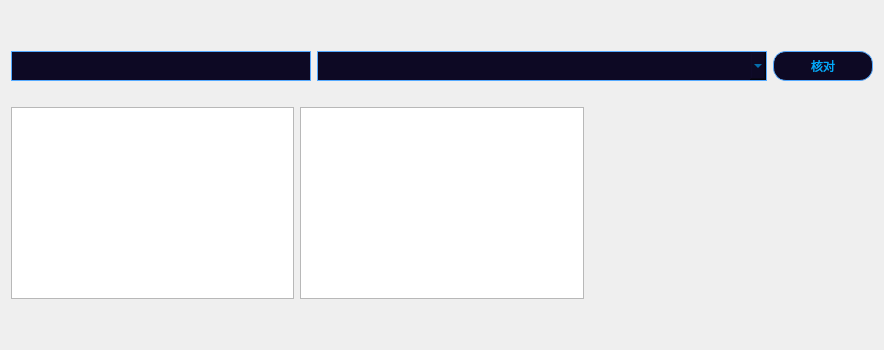
         <widget class="QWidget" name="home_page">
          <layout class="QVBoxLayout" name="verticalLayout_3">
           <item>
            <spacer name="verticalSpacer_4">
             <property name="orientation">
              <enum>Qt::Vertical</enum>
             </property>
             <property name="sizeType">
              <enum>QSizePolicy::Fixed</enum>
             </property>
             <property name="sizeHint" stdset="0">
              <size>
               <width>20</width>
               <height>40</height>
              </size>
             </property>
            </spacer>
           </item>
           <item>
            <layout class="QHBoxLayout" name="horizontalLayout_10">
             <item>
              <widget class="QLineEdit" name="keys_le">
               <property name="sizePolicy">
                <sizepolicy hsizetype="Expanding" vsizetype="Minimum">
                 <horstretch>0</horstretch>
                 <verstretch>0</verstretch>
                </sizepolicy>
               </property>
               <property name="minimumSize">
                <size>
                 <width>300</width>
                 <height>30</height>
                </size>
               </property>
               <property name="styleSheet">
                <string notr="true">QLineEdit {
	border: 1px solid rgb(85, 170, 255);
	background-color: rgb(13, 9, 36);
	color: rgb(0, 170, 255);
}



</string>
               </property>
              </widget>
             </item>
             <item>
              <widget class="QComboBox" name="house_names_cb">
               <property name="sizePolicy">
                <sizepolicy hsizetype="Minimum" vsizetype="Minimum">
                 <horstretch>0</horstretch>
                 <verstretch>0</verstretch>
                </sizepolicy>
               </property>
               <property name="minimumSize">
                <size>
                 <width>450</width>
                 <height>30</height>
                </size>
               </property>
               <property name="styleSheet">
                <string notr="true">QComboBox{
	border: 1px solid rgb(85, 170, 255);
	background-color: rgb(13, 9, 36);
	color: rgb(0, 170, 255);
}
QComboBox QAbstractItemView {
        color: rgb(0, 170, 255);  /* 下拉项文本颜色 */
 }
QComboBox QAbstractItemView::item:hover {
        color: rgb(7, 255, 119); 
}</string>
               </property>
              </widget>
             </item>
             <item>
              <widget class="QPushButton" name="search_percent_bt">
               <property name="sizePolicy">
                <sizepolicy hsizetype="Minimum" vsizetype="Minimum">
                 <horstretch>0</horstretch>
                 <verstretch>0</verstretch>
                </sizepolicy>
               </property>
               <property name="minimumSize">
                <size>
                 <width>100</width>
                 <height>30</height>
                </size>
               </property>
               <property name="styleSheet">
                <string notr="true">QPushButton {
	border: 1px solid rgb(85, 170, 255);
	background-color: rgb(13, 9, 36);
	border-radius: 13;
	color: rgb(0, 170, 255);
}

QPushButton:hover {
	background-color: rgb(85, 0, 255);
	color: rgb(7, 255, 119);
}

QPushButton:pressed {
	background-color: rgb(0, 0, 0);
}</string>
               </property>
               <property name="text">
                <string>核对</string>
               </property>
              </widget>
             </item>
            </layout>
           </item>
           <item>
            <spacer name="verticalSpacer_6">
             <property name="orientation">
              <enum>Qt::Vertical</enum>
             </property>
             <property name="sizeType">
              <enum>QSizePolicy::Fixed</enum>
             </property>
             <property name="sizeHint" stdset="0">
              <size>
               <width>20</width>
               <height>20</height>
              </size>
             </property>
            </spacer>
           </item>
           <item>
            <layout class="QHBoxLayout" name="horizontalLayout_11" stretch="1,1,1">
             <item>
              <widget class="PieChartView" name="ne_num_pie"/>
             </item>
             <item>
              <widget class="PieChartView" name="high_num_pie"/>
             </item>
             <item>
              <widget class="CircularProgress" name="use_percent" native="true"/>
             </item>
            </layout>
           </item>
           <item>
            <spacer name="verticalSpacer_5">
             <property name="orientation">
              <enum>Qt::Vertical</enum>
             </property>
             <property name="sizeType">
              <enum>QSizePolicy::Fixed</enum>
             </property>
             <property name="sizeHint" stdset="0">
              <size>
               <width>20</width>
               <height>40</height>
              </size>
             </property>
            </spacer>
           </item>
          </layout>
         </widget>
